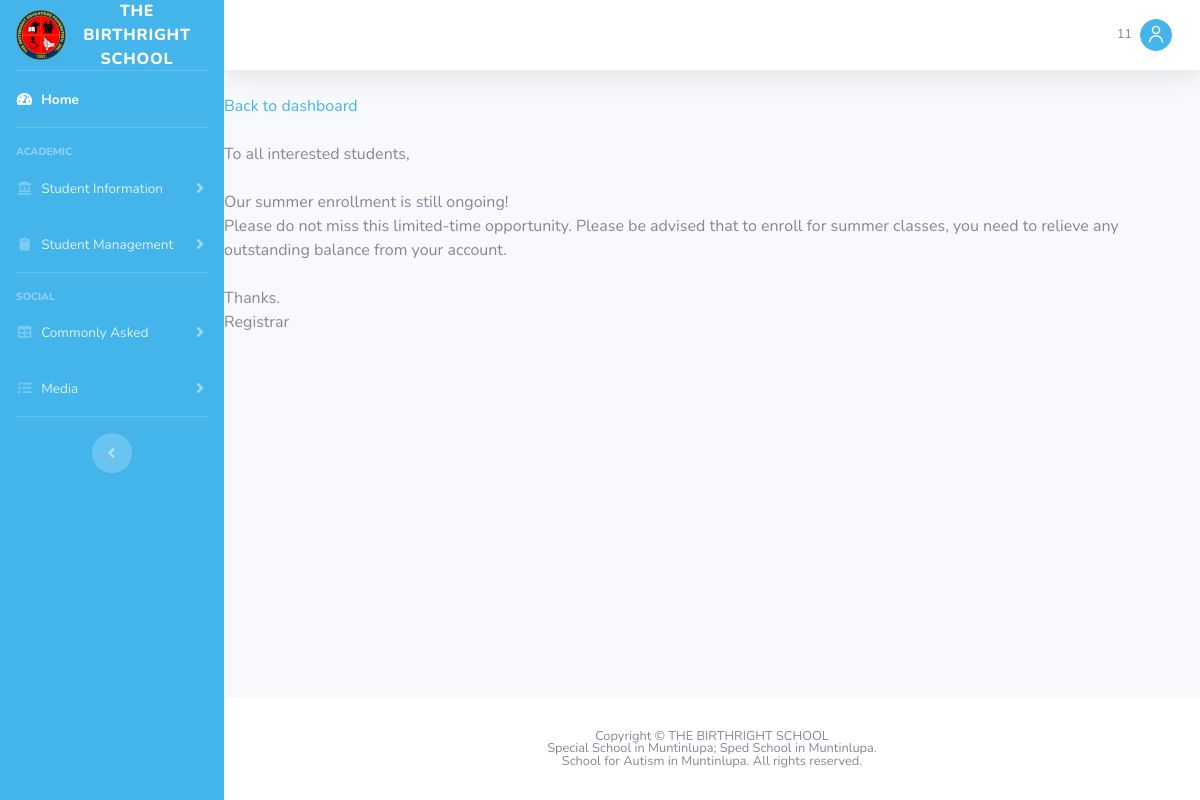
Page /number5.php (signed in) on the committed database.
### tables this page shows
CREATE TABLE `announcement` (
  `number` int(11) NOT NULL,
  `tagname` varchar(45) DEFAULT NULL,
  `line1` varchar(500) DEFAULT NULL,
  `line2` varchar(500) DEFAULT NULL,
  `line3` varchar(500) DEFAULT NULL,
  `line4` varchar(500) DEFAULT NULL,
  `line5` varchar(500) DEFAULT NULL,
  `line6` varchar(500) DEFAULT NULL,
  `line7` varchar(500) DEFAULT NULL,
  `line8` varchar(500) DEFAULT NULL,
  `line9` varchar(500) DEFAULT NULL,
  `line10` varchar(500) DEFAULT NULL,
  `line11` varchar(500) DEFAULT NULL,
  `line12` varchar(500) DEFAULT NULL,
  PRIMARY KEY (`number`)
);

### number5.php (the view, shortened to what this page needs)
<?php
	include_once("./web-page-parts/header.php");
	include_once("./web-page-parts/sidebar.php");
	include_once("./web-page-parts/topbar.php");
?>
<?php
	$db = mysqli_connect('localhost', 'root', 'ieti19', 'birthright_db');
	$num1 = mysqli_query($db, "SELECT * FROM birthright_db.announcement WHERE number='5'");
	$number1 = mysqli_fetch_array($num1);
?>
<?php
	if ($_SESSION['tag'] == '2') {
	echo '<a href="dash.php"> Back to dashboard</a>';
	}
	else {
	echo '<a href="dash2.php"> Back to dashboard</a>';
	}
?>
<br>
<br>
<?php
	echo $number1['line1'];
	echo '<br>';
	echo '<br>';
	echo $number1['line3'];
	echo '<br>';
	echo $number1['line4'];
	echo '<br>';
	echo '<br>';
	echo $number1['line6'];
	echo '<br>';
	echo $number1['line7'];
	echo '<br>';
	echo '<br>';
	echo '<br>';
	echo '<br>';
	echo '<br>';
	echo '<br>';
?>
<?php
	include_once("./web-page-parts/footer.php");
?>

### rows in the picture
announcement: line1 "To all interested students,", line3 "Our summer enrollment is still ongoing!", line4 "Please do not miss this limited-time opportunity. Please be advised that to enroll for summer classes, you need to relieve any outstanding balance from your account.", line6 "Thanks.", line7 "Registrar"

### other values in the picture
$_SESSION['User'] "11"
